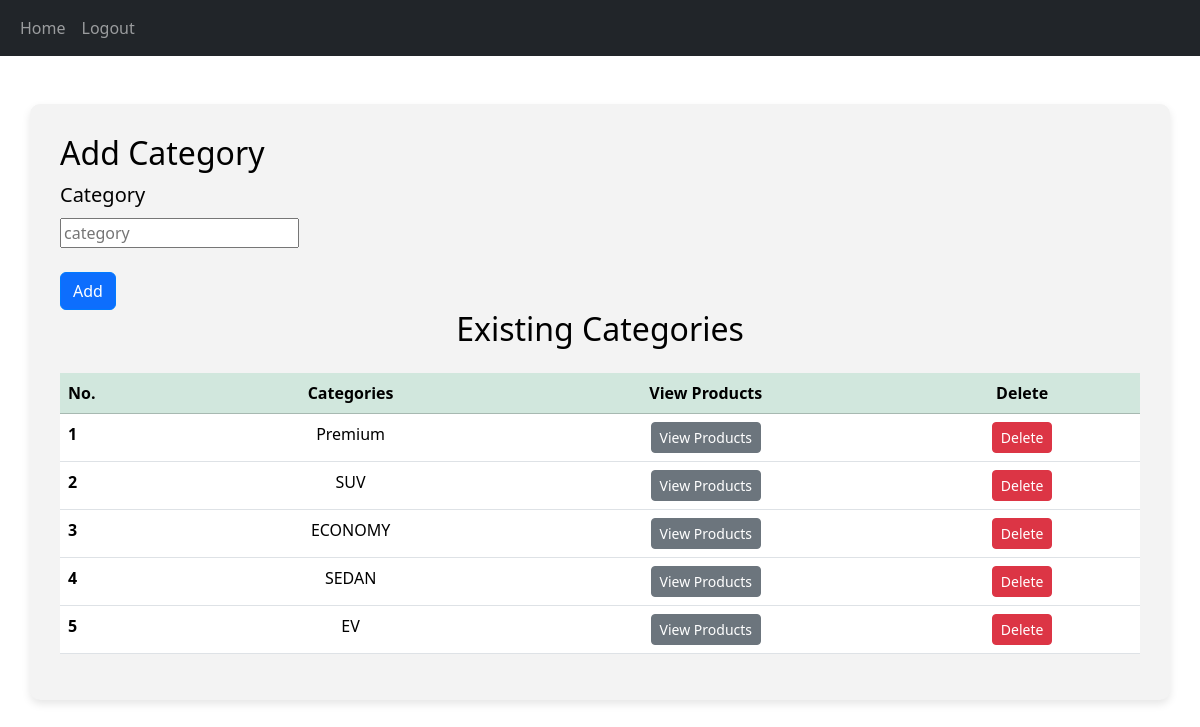
/add_category (signed in), run on an earlier commit of the app's database.
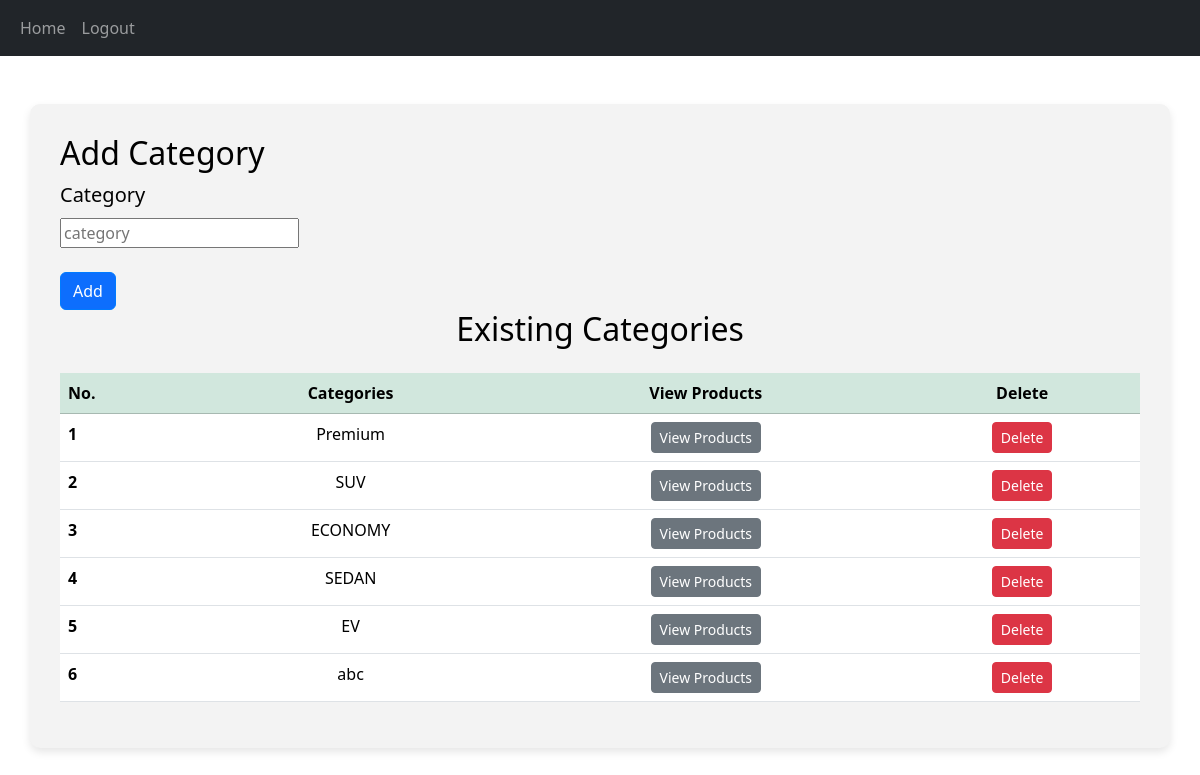
And on a later commit of the database.
### app/models.py (models this page shows)
class Category(models.Model):
    category= models.TextField()

### app/views.py (the view)
# urls.py: path('add_category',views.add_category),
def add_category(req):
    if 'admin' in req.session:
        if req.method == 'POST':
            category=req.POST['category']
            data=Category.objects.create(category=category)
            data.save()
            return redirect(add_category)
        else:
            data=Category.objects.all()
            return render(req,'admin/add_category.html',{'data':data})
    else:
         return redirect(cargo_home)

### templates/admin/add_category.html (shortened to what this page needs)
<!DOCTYPE html>
<html lang="en">
<head>
  {% load static %}
    <link href="https://cdn.jsdelivr.net/npm/bootstrap@5.3.3/dist/css/bootstrap.min.css" rel="stylesheet">
</head>
<body>
    <nav class="navbar navbar-expand-sm bg-dark navbar-dark">
        <div class="container-fluid">
          <div class="collapse navbar-collapse" id="collapsibleNavbar">
            <ul class="navbar-nav">
                <li class="nav-item">
                    <a class="nav-link" href="admin_home">Home</a>
                </li>
              <li class="nav-item">
                <a class="nav-link" href="logout">Logout</a>
              </li>
            </ul>
          </div>
        </div>
      </nav>
    <div class="container mt-5">
      <h2>Add Category</h2>
        <form action="" method="post" enctype="multipart/form-data">
             <div class="col-md-6">
                <label for="category" class="form-label">Category</label><br>
                <input type="text" name="category" id="" placeholder="category">
             </div>
             <div class="col-12">
                <br>
                <input class="btn btn-primary" type="submit" value="Add">
             </div>
        </form>
        <h2 class="text-center mb-4">Existing Categories</h2>
        <table class="table table-hover">
            <thead>
                <tr class="table-success">
                    <th scope="col">No.</th>
                    <th scope="col" class="text-center">Categories</th>
                    <th scope="col" class="text-center">View Products</th>
                    <th scope="col" class="text-center">Delete</th>
                </tr>
            </thead>
            <tbody>
                {% for i in data %}
                    <tr>
                        <th scope="row">{{ forloop.counter }}</th>
                        <td class="text-center">{{ i.category }}</td>
                        <td class="text-center"><a href="view_cat/{{i.pk }}" class="btn btn-secondary btn-sm">View Products</a></td>
                        <td class="text-center"><a href="delete_category/{{ i.pk }}" class="btn btn-danger btn-sm">Delete</a></td>
                    </tr>
                {% endfor %}
            </tbody>
        </table>
    </div>
</body>
</html>

What changed in the data, as far as the page shows it:
added Category: category "abc"
